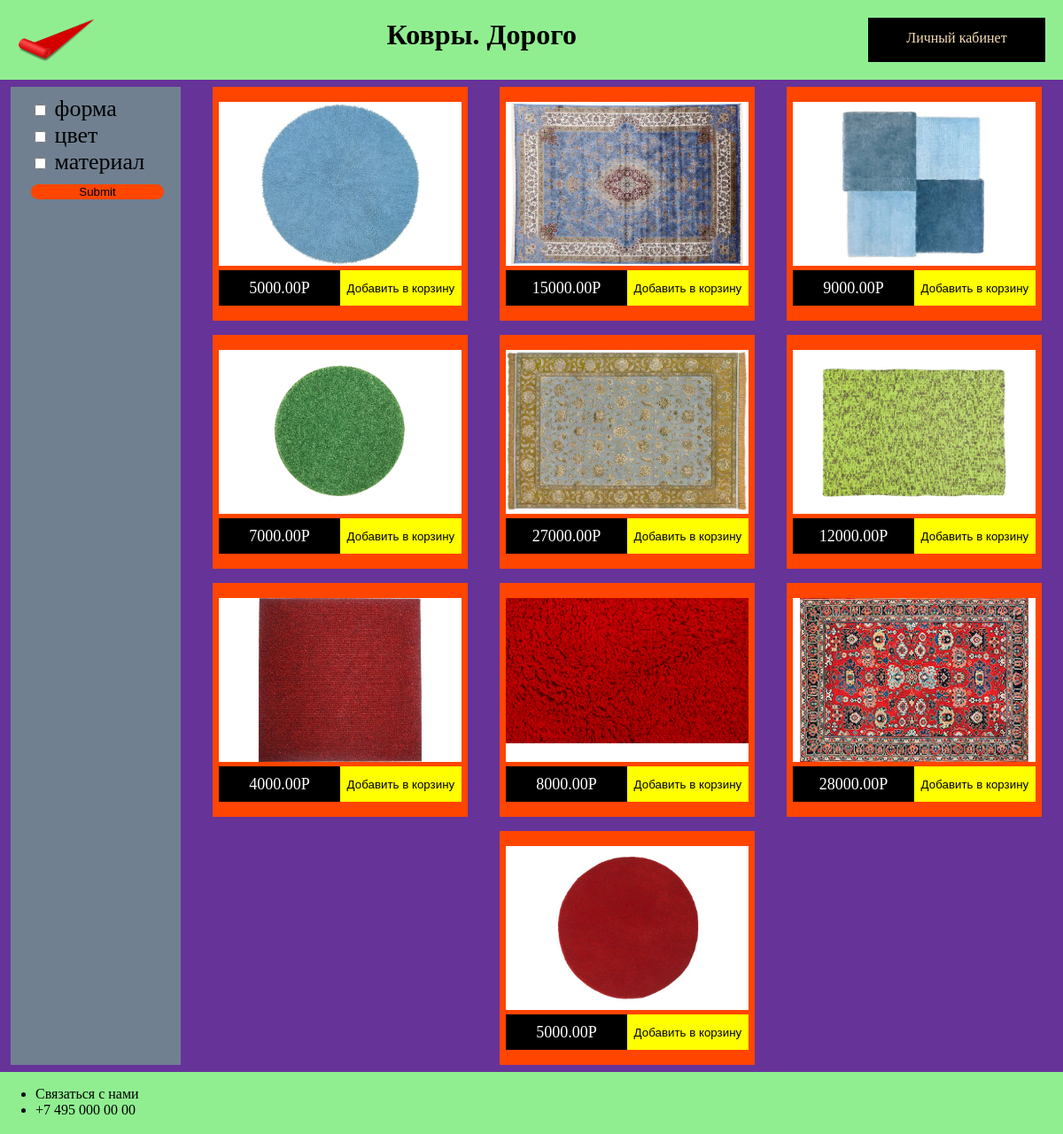
The page / on the database its author committed.
### tables this page shows
CREATE TABLE `products` (
  `id` int NOT NULL AUTO_INCREMENT,
  `title` varchar(100) DEFAULT NULL,
  `price` decimal(7,2) DEFAULT NULL,
  `image` varchar(200) DEFAULT NULL,
  PRIMARY KEY (`id`)
);

### database.php (called while the page is built, shortened)
<?php
$link = mysqli_connect("localhost", "root", 1234, "ecommerce");
$query = "SELECT * FROM products";
$result = mysqli_query($link, $query);
$products = array();
?>

### div.php (the view)
<?php
foreach ($src as $item)
{
    ?>
    <div class="cart">
    <div class="pic">
        <img id="carpet" src="<?php echo "img/".$item['image'];?>">
    </div>
    <div class="buy">
        <div class="price">
            <span><?php echo $item['price']; ?>Р</span>
        </div>
        <div class="add-to-cart">
            <button type="submit">Добавить в корзину</button>
        </div>
        </div>
    </div>
    <?php
}
?>

### index.php (shortened to what this page needs)
<?php
include("database.php");
$src = $products;
if ($_GET["submit"] == "Submit")
{
    $src = $square_products;
}
else
    $src = $products;
?>
<!DOCTYPE html>
<html lang="en">
<head>
    <link rel="stylesheet" href="./style.css">
</head>
<body>
    <header>
        <img class="logo" src="img/logo.png"><h1>Ковры. Дорого</h1>
        <div class="account">
            <a href="login.php">Личный кабинет</a>
        </div>
    </header>
    <section class="content">
        <div class="left">
                <form action="." method="get">
                    <div class="frm-fld">
                        <div class="frm">
                            <input type="checkbox" name="form" value="form">
                            <label for="form">форма</label>
                        </div>
                        <div class="clr">
                            <input type="checkbox" name="form" value="color">
                            <label for="color">цвет</label>
                        </div>
                        <div>
                            <input type="checkbox" name="form" value="material">
                            <label for="material">материал</label>
                        </div>
                        <input type="submit" name="submit" value="Submit">
                    </div>
                </form>
        </div>
        <div class="main">
            <div class="string">
                <?php
                include("div.php");
                ?>
            </div>
        </div>
    </section>
    <footer>
        <div class="copirigth">
            <ul>
                <li>Связаться с нами</li>
                <li>+7 495 000 00 00</li>
            </ul>
        </div>
    </footer>
</body>
</html>

### style.css (style rules this page uses)
body { margin: 0 auto; display: flex; flex-direction: column; height: 100vh; }
header { height: 90px; background-color: lightgreen; display: flex; justify-content: space-between; }
footer { height: 70px; background-color: lightgreen; flex: 0 0 auto; }
.logo { height: 50px; margin: 20px 0 20px 20px; }
.account { width: 200px; height: 50px; margin: 20px 20px 20px 0; background-color: black; display: flex; justify-content: center; }
.account>a { color: wheat; width: 100%; height: 100%; text-align: center; padding: 14px; text-decoration: none; }
.content { flex: 1 0 auto; display: flex; background-color: rebeccapurple; }
.main { width: 80%; flex: 1 0 auto; flex-direction: column; display: flex; justify-content: space-between; }
.string { display: flex; flex-wrap: wrap; flex-direction: row; justify-content: space-evenly; flex: 1 0 auto; }
.cart { margin: 1vh 1vw; width: 24vw; height: 33vh; background-color: orangered; display: flex; flex-direction: column; justify-content: center; align-items: center; }
.pic { margin: 1%; background-color: white; width: 95%; height: 70%; text-align: center; }
#carpet { max-width:100%; max-height:100%; }
.buy { display: flex; width: 95%; height: 15%; margin: 1%; background-color: white; }
.price { background-color: black; width: 50%; height: 99%; color: white; text-align: center; font-size: 18px; display: flex; flex-direction: column; justify-content: center; }
.add-to-cart { width: 50%; height: 99%; background-color: firebrick; }
.add-to-cart>button { width: 100%; height: 100%; background-color: yellow; border: none; cursor: pointer; }
.left { display: flex; margin: 1vh 1vw; min-width: 24vh; background-color: slategray; }
.left>form { margin: 10px 2% 0 12%; font-size: 26px; }
input[type="submit"] { width: 150px; border: none; cursor: pointer; background-color: orangered; border-radius: 10px; }
label { cursor: pointer; }

### rows shown on the page
products: image (picture), price "5000.00"
products: image (picture), price "15000.00"
products: image (picture), price "9000.00"
products: image (picture), price "7000.00"
products: image (picture), price "27000.00"
products: image (picture), price "12000.00"
products: image (picture), price "4000.00"
products: image (picture), price "8000.00"
products: image (picture), price "28000.00"
products: image (picture), price "5000.00"
